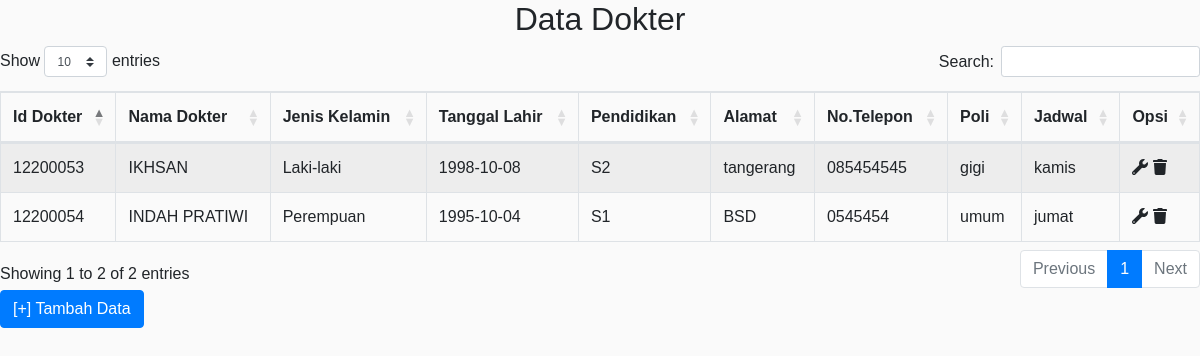
/admin/dokter/dokter.php, run on the app's committed database.
### tables this page shows
CREATE TABLE `dokter` (
  `id_dokter` int(11) NOT NULL,
  `nama_dokter` varchar(200) DEFAULT NULL,
  `jenis_kelamin` varchar(100) NOT NULL,
  `tanggal_lahir` date NOT NULL,
  `pendidikan` varchar(10) NOT NULL,
  `alamat_dokter` text NOT NULL,
  `no_tlp` varchar(21) NOT NULL,
  `poli` varchar(100) DEFAULT NULL,
  `jadwal` varchar(100) NOT NULL
);

### admin/dokter/dokter.php (the view, shortened to what this page needs)
<?php include '../koneksi.php'; ?>
<!DOCTYPE html>
<html>
<head>
	<link rel="stylesheet" type="text/css" href="https://cdnjs.cloudflare.com/ajax/libs/twitter-bootstrap/4.1.3/css/bootstrap.css">
	<link rel="stylesheet" type="text/css" href="https://cdn.datatables.net/1.10.20/css/dataTables.bootstrap4.min.css">
	 <link rel="stylesheet" type="text/css" href="https://cdnjs.cloudflare.com/ajax/libs/twitter-bootstrap/4.1.3/css/bootstrap.css">
    <link rel="stylesheet" href="../dist/css/bootstrap.min.css">
    <link rel="stylesheet" href="../dist/css/style4.css">
</head>
<h2 class="text-center">Data Dokter</h2>
<body>
	<table id="example" class="table table-striped table-bordered" style="width:100%">
       <thead>
			<tr>
			<th>Id Dokter</th>
			<th>Nama Dokter</th>
			<th>Jenis Kelamin</th>
			<th>Tanggal Lahir</th>
			<th>Pendidikan</th>
			<th>Alamat</th>
			<th>No.Telepon</th>
			<th>Poli</th>
			<th>Jadwal</th>
			<th>Opsi</th>
		</tr>
		</thead>
			<?php $ambil = $koneksi->query("SELECT * FROM dokter "); ?>
			<?php while ($tampil = $ambil->fetch_assoc()) { ?>
			<tr>
				<td><?php echo $tampil['id_dokter']+12200050; ?></td>
				<td><?php echo $tampil['nama_dokter']; ?></td>
				<td><?php echo $tampil['jenis_kelamin']; ?></td>
				<td><?php echo $tampil['tanggal_lahir']; ?></td>
				<td><?php echo $tampil['pendidikan']; ?></td>
				<td><?php echo $tampil['alamat_dokter']; ?></td>
				<td><?php echo $tampil['no_tlp']; ?></td>
				<td><?php echo $tampil['poli']; ?></td>
				<td><?php echo $tampil['jadwal']; ?></td>
				<td>
					 <a href="menu.php?halaman=edit_dokter&id=<?php echo $tampil['id_dokter'] ?>">
                        <i class="fa fa-wrench"></i>
                    </a>
                    <a href="menu.php?halaman=hapus_dokter&id=<?php echo $tampil['id_dokter'] ?>" onclick="return confirm('Apakah Anda Yakin Ingin Menghapus Data Ini?')">
                        <i class="fa fa-trash"></i>
                    </a>
				</td>
			</tr>
	<?php }?>
	</table>
</body>
</html>
<a href="menu.php?halaman=tambah_dokter" class="btn btn-primary">[+] Tambah Data</a>

### data on the page
dokter: $tampil['id_dokter']+12200050 "12200053", nama_dokter "IKHSAN", jenis_kelamin "Laki-laki", tanggal_lahir "1998-10-08", pendidikan "S2", alamat_dokter "tangerang", no_tlp "085454545", poli "gigi", jadwal "kamis"
dokter: $tampil['id_dokter']+12200050 "12200054", nama_dokter "INDAH PRATIWI", jenis_kelamin "Perempuan", tanggal_lahir "1995-10-04", pendidikan "S1", alamat_dokter "BSD", no_tlp "0545454", poli "umum", jadwal "jumat"
